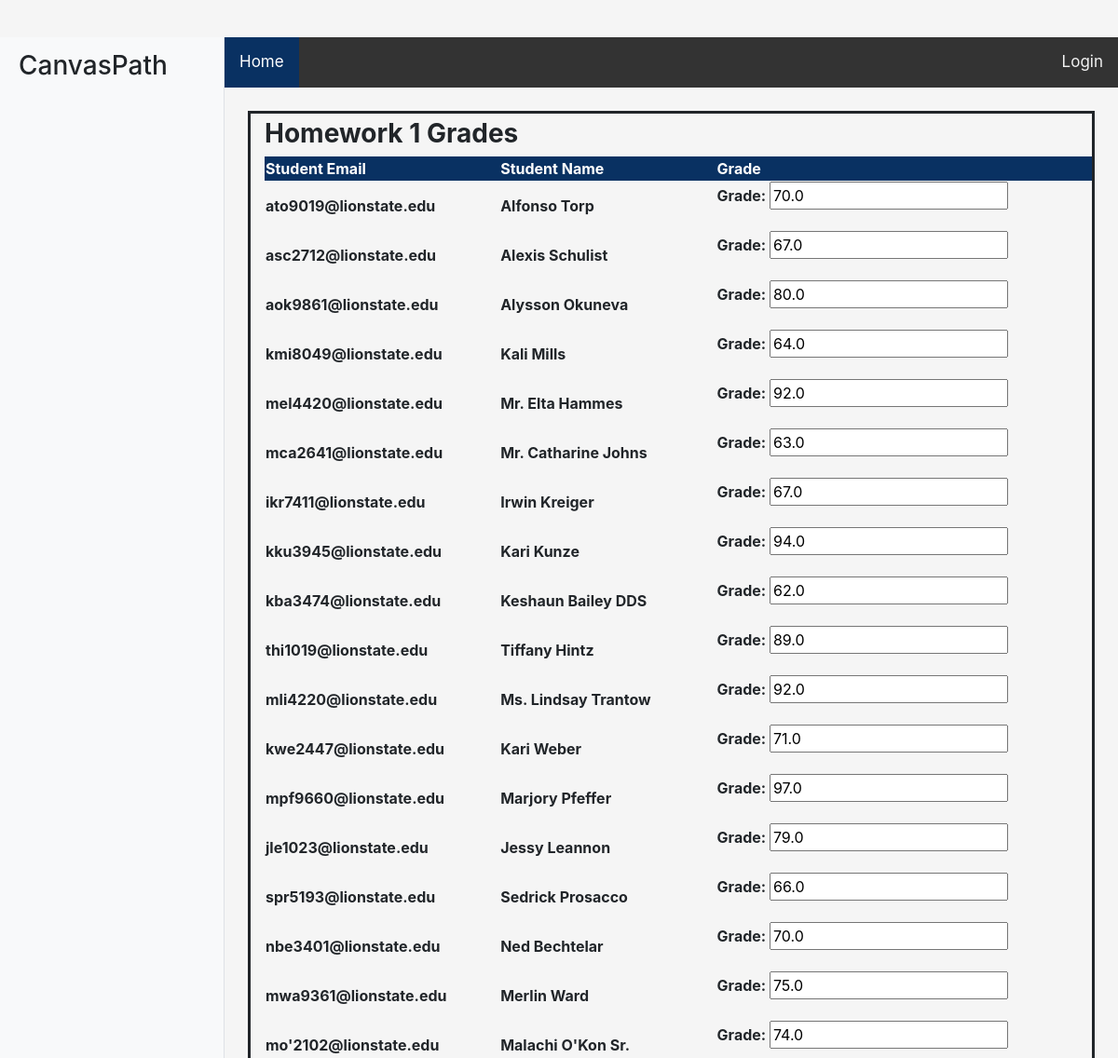
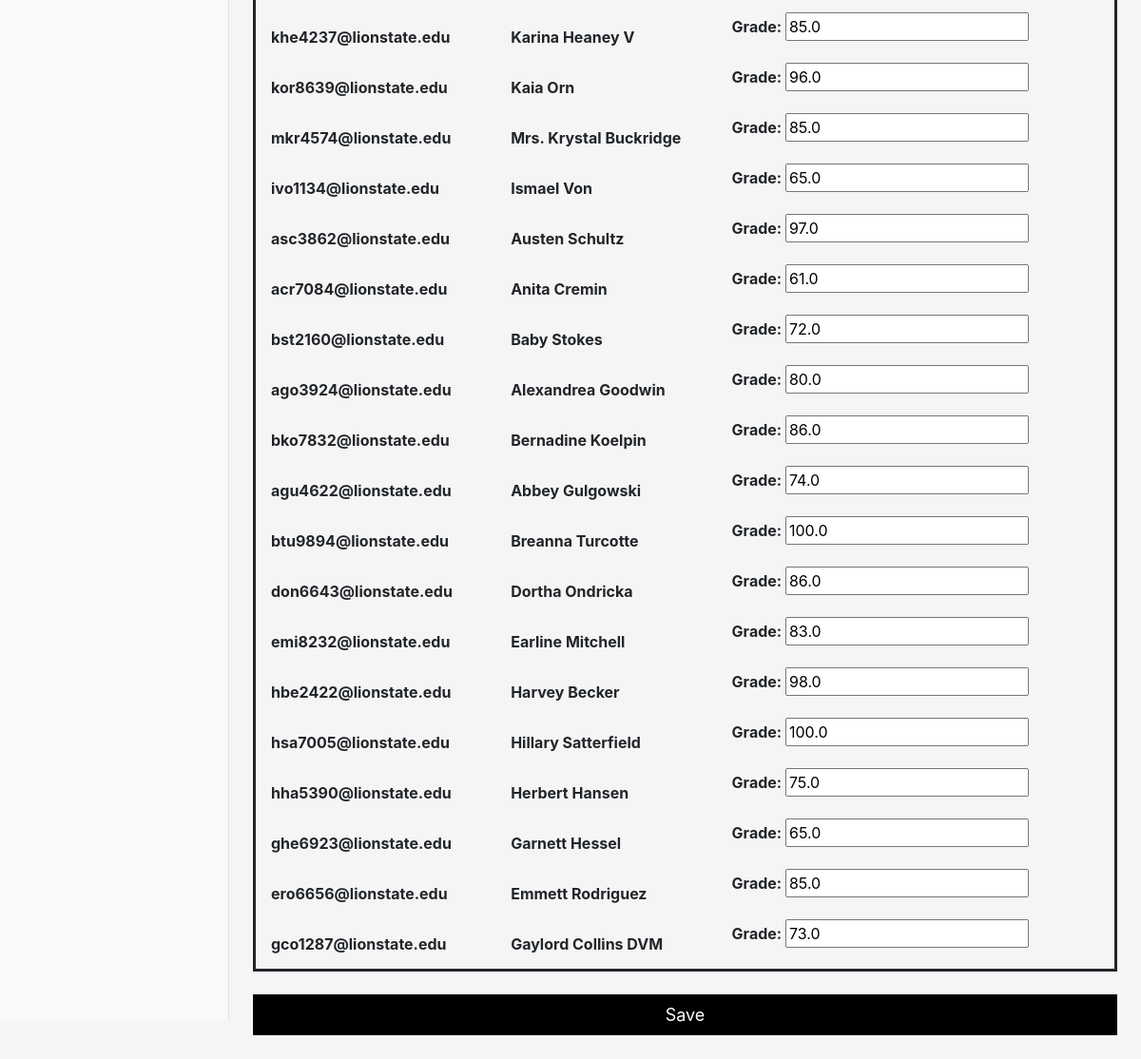
The app's page /homeworks/10/ with its own data (2 pictures, top to bottom).
### courses/models.py (models this page shows, shortened)
class Homework(models.Model):
    course = models.ForeignKey("courses.Course", on_delete=models.CASCADE,)
    section = models.ForeignKey("courses.Section", on_delete=models.CASCADE,)
    hw_no = models.PositiveSmallIntegerField()
    hw_details = models.CharField(max_length=250)
    class Meta:
        unique_together = (("course", "section", "hw_no"),)

class HomeworkGrade(models.Model):
    student = models.ForeignKey("courses.Student", on_delete=models.CASCADE)
    course = models.ForeignKey("courses.Course", on_delete=models.CASCADE)
    section = models.ForeignKey("courses.Section", on_delete=models.CASCADE)
    homework = models.ForeignKey("courses.Homework", on_delete=models.CASCADE)
    grade = models.FloatField(null=True)
    class Meta:
        unique_together = (("student", "course", "section", "homework"),)

class Student(models.Model):
    name = models.CharField(max_length=25)
    age = models.PositiveSmallIntegerField()
    gender = models.CharField(max_length=6)
    major = models.CharField(max_length=25)
    street = models.CharField(max_length=25)
    zipcode = models.ForeignKey("courses.Zipcode", on_delete=models.DO_NOTHING)
    phone = models.CharField(max_length=10)
    user = models.OneToOneField(User, on_delete=models.CASCADE)

### courses/views.py (the view, shortened to what this page needs)
# urls.py: path('homeworks/<int:pk>/', HomeworkDetail.as_view(), name="hw-detail"),
class HomeworkDetail(View):
    def get(self, request, pk):
        homework = Homework.objects.get(id=pk)
        hw_grades = HomeworkGrade.objects.filter(homework=homework)
        hw_grade_formset = HomeworkGradeFormset(instance=homework)
        hw_grades = zip(hw_grades, hw_grade_formset)
        return render(request, "hw_detail.html", {"homework": homework, "hw_grades": hw_grades, "hw_grade_formset":
                                                  hw_grade_formset})

### courses/templates/hw_detail.html (shortened to what this page needs)
{% extends 'base.html' %}
{% block content %}
    <form method="post">
        <div style="border-style: solid; padding-left: 15px; padding-top: 5px;">
        <h3> <b>Homework {{ homework.hw_no }} Grades</b></h3>
        <table style="width: 100%";>
            <tr style="background-color: #093162;">
                <th style="color: white";>Student Email</th>
                <th style="color: white";>Student Name</th>
                <th style="color: white";>Grade</th>
            </tr>
        {% for hw_grade in hw_grades %}
            <tr>
                <th>{{ hw_grade.0.student.user.email }}</th>
                <th>{{ hw_grade.0.student.name }}</th>
                <th>{{ hw_grade.1.as_p }}</th>
            </tr>
        {% endfor %}
        </table>
        </div>
        <br>
        <button type="submit">Save</button>
    </form>
{% endblock content %}

### static/css/login.css (style rules this page uses)
html, body { height: 100%; }

### static/css/sidebar.css (style rules this page uses)
body { overflow-x: hidden; }

### static/css/profile.css (style rules this page uses)
button { border: none; outline: 0; display: inline-block; padding: 8px; color: white; background-color: #000; text-align: center; cursor: pointer; width: 100%; font-size: 18px; }

### records on screen
Homework: hw_no "1"
HomeworkGrade: student.email "ato9019@lionstate.edu", student.name "Alfonso Torp", hw_grade "70.0"
HomeworkGrade: student.email "asc2712@lionstate.edu", student.name "Alexis Schulist", hw_grade "67.0"
HomeworkGrade: student.email "aok9861@lionstate.edu", student.name "Alysson Okuneva", hw_grade "80.0"
HomeworkGrade: student.email "kmi8049@lionstate.edu", student.name "Kali Mills", hw_grade "64.0"
HomeworkGrade: student.email "mel4420@lionstate.edu", student.name "Mr. Elta Hammes", hw_grade "92.0"
HomeworkGrade: student.email "mca2641@lionstate.edu", student.name "Mr. Catharine Johns", hw_grade "63.0"
HomeworkGrade: student.email "ikr7411@lionstate.edu", student.name "Irwin Kreiger", hw_grade "67.0"
HomeworkGrade: student.email "kku3945@lionstate.edu", student.name "Kari Kunze", hw_grade "94.0"
HomeworkGrade: student.email "kba3474@lionstate.edu", student.name "Keshaun Bailey DDS", hw_grade "62.0"
HomeworkGrade: student.email "thi1019@lionstate.edu", student.name "Tiffany Hintz", hw_grade "89.0"
HomeworkGrade: student.email "mli4220@lionstate.edu", student.name "Ms. Lindsay Trantow", hw_grade "92.0"
HomeworkGrade: student.email "kwe2447@lionstate.edu", student.name "Kari Weber", hw_grade "71.0"
HomeworkGrade: student.email "mpf9660@lionstate.edu", student.name "Marjory Pfeffer", hw_grade "97.0"
HomeworkGrade: student.email "jle1023@lionstate.edu", student.name "Jessy Leannon", hw_grade "79.0"
HomeworkGrade: student.email "spr5193@lionstate.edu", student.name "Sedrick Prosacco", hw_grade "66.0"
HomeworkGrade: student.email "nbe3401@lionstate.edu", student.name "Ned Bechtelar", hw_grade "70.0"
HomeworkGrade: student.email "mwa9361@lionstate.edu", student.name "Merlin Ward", hw_grade "75.0"
HomeworkGrade: student.email "mo'2102@lionstate.edu", student.name "Malachi O'Kon Sr.", hw_grade "74.0"
HomeworkGrade: student.email "khe4237@lionstate.edu", student.name "Karina Heaney V", hw_grade "85.0"
HomeworkGrade: student.email "kor8639@lionstate.edu", student.name "Kaia Orn", hw_grade "96.0"
HomeworkGrade: student.email "mkr4574@lionstate.edu", student.name "Mrs. Krystal Buckridge", hw_grade "85.0"
HomeworkGrade: student.email "ivo1134@lionstate.edu", student.name "Ismael Von", hw_grade "65.0"
HomeworkGrade: student.email "asc3862@lionstate.edu", student.name "Austen Schultz", hw_grade "97.0"
HomeworkGrade: student.email "acr7084@lionstate.edu", student.name "Anita Cremin", hw_grade "61.0"
HomeworkGrade: student.email "bst2160@lionstate.edu", student.name "Baby Stokes", hw_grade "72.0"
HomeworkGrade: student.email "ago3924@lionstate.edu", student.name "Alexandrea Goodwin", hw_grade "80.0"
HomeworkGrade: student.email "bko7832@lionstate.edu", student.name "Bernadine Koelpin", hw_grade "86.0"
HomeworkGrade: student.email "agu4622@lionstate.edu", student.name "Abbey Gulgowski", hw_grade "74.0"
HomeworkGrade: student.email "btu9894@lionstate.edu", student.name "Breanna Turcotte", hw_grade "100.0"
HomeworkGrade: student.email "don6643@lionstate.edu", student.name "Dortha Ondricka", hw_grade "86.0"
HomeworkGrade: student.email "emi8232@lionstate.edu", student.name "Earline Mitchell", hw_grade "83.0"
HomeworkGrade: student.email "hbe2422@lionstate.edu", student.name "Harvey Becker", hw_grade "98.0"
HomeworkGrade: student.email "hsa7005@lionstate.edu", student.name "Hillary Satterfield", hw_grade "100.0"
HomeworkGrade: student.email "hha5390@lionstate.edu", student.name "Herbert Hansen", hw_grade "75.0"
HomeworkGrade: student.email "ghe6923@lionstate.edu", student.name "Garnett Hessel", hw_grade "65.0"
HomeworkGrade: student.email "ero6656@lionstate.edu", student.name "Emmett Rodriguez", hw_grade "85.0"
HomeworkGrade: student.email "gco1287@lionstate.edu", student.name "Gaylord Collins DVM", hw_grade "73.0"
